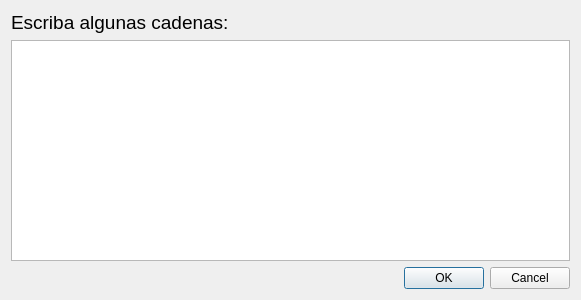
<?xml version="1.0" encoding="UTF-8"?>
<ui version="4.0">
 <class>Dialog</class>
 <widget class="QDialog" name="Dialog">
  <property name="geometry">
   <rect>
    <x>0</x>
    <y>0</y>
    <width>581</width>
    <height>300</height>
   </rect>
  </property>
  <property name="windowTitle">
   <string>Cadenas de Prueba</string>
  </property>
  <property name="windowIcon">
   <iconset>
    <normaloff>images/Qt.ico</normaloff>images/Qt.ico</iconset>
  </property>
  <layout class="QGridLayout" name="gridLayout">
   <item row="2" column="0">
    <widget class="QDialogButtonBox" name="buttonBox">
     <property name="orientation">
      <enum>Qt::Horizontal</enum>
     </property>
     <property name="standardButtons">
      <set>QDialogButtonBox::Cancel|QDialogButtonBox::Ok</set>
     </property>
    </widget>
   </item>
   <item row="1" column="0">
    <widget class="QPlainTextEdit" name="wordsText">
     <property name="font">
      <font>
       <family>Consolas</family>
       <pointsize>14</pointsize>
      </font>
     </property>
     <property name="plainText">
      <string/>
     </property>
    </widget>
   </item>
   <item row="0" column="0">
    <widget class="QLabel" name="label">
     <property name="font">
      <font>
       <family>Tahoma</family>
       <pointsize>14</pointsize>
      </font>
     </property>
     <property name="text">
      <string>Escriba algunas cadenas:</string>
     </property>
    </widget>
   </item>
  </layout>
 </widget>
 <resources/>
 <connections>
  <connection>
   <sender>buttonBox</sender>
   <signal>accepted()</signal>
   <receiver>Dialog</receiver>
   <slot>accept()</slot>
   <hints>
    <hint type="sourcelabel">
     <x>248</x>
     <y>254</y>
    </hint>
    <hint type="destinationlabel">
     <x>157</x>
     <y>274</y>
    </hint>
   </hints>
  </connection>
  <connection>
   <sender>buttonBox</sender>
   <signal>rejected()</signal>
   <receiver>Dialog</receiver>
   <slot>reject()</slot>
   <hints>
    <hint type="sourcelabel">
     <x>316</x>
     <y>260</y>
    </hint>
    <hint type="destinationlabel">
     <x>286</x>
     <y>274</y>
    </hint>
   </hints>
  </connection>
 </connections>
</ui>
